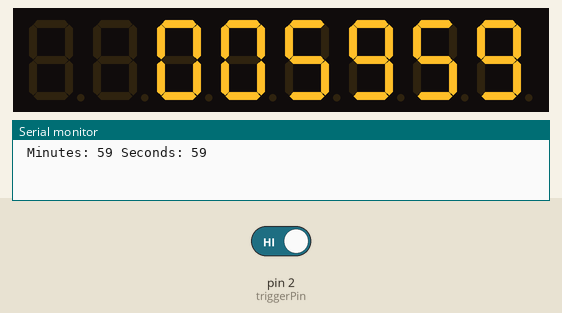
Bench run of a sketch on a simulated Arduino Uno, built with avr-gcc and run on an emulated ATmega328P. Parts: 8-digit seven-segment display, the last lines printed to the serial monitor. The test bench sets the inputs (shaded band); at power-on: pin 2 (triggerPin) HIGH.

Above: at 1.6 s.
1.7 s: pin 2 (triggerPin) driven LOW
3.2 s: pin 2 (triggerPin) driven HIGH
At 6.8 s:
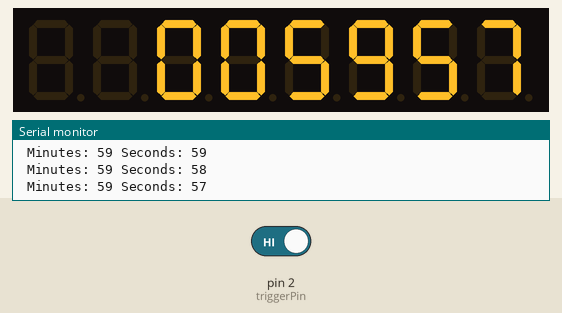
At 11.8 s:
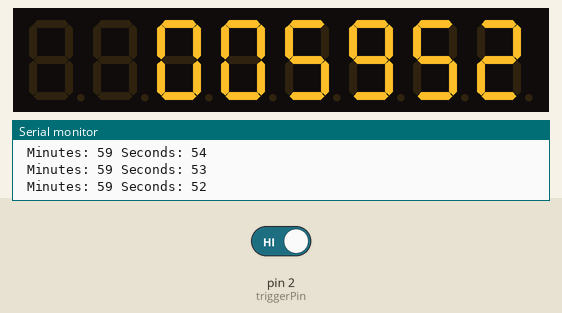
Timing chart, 0 to 12.2 s (numbered marks = the images above; inputs shaded):
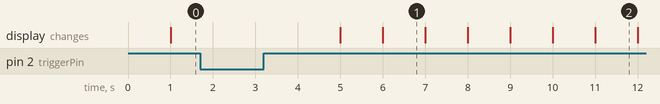

The sketch:

_7-Segment_MAX7219_ArtworkCountdown.ino
```cpp
/*
 dargs 20180325

 arduino v1.6.4
 Tested on Uno board.

 Countdown clock to sync with artwork playing off brightsign player. To let visitors know when the artwork is due to start again.
 On power up, timer=0
 loop counts down
 when digital input 2 = HIGH then clock = 1 hour.


 thanks to the post  http://forum.arduino.cc/index.php?topic=262478.0
 @BulldogLowell @gvictor00 @robtillaart @Delta_G
 for the timer code !

 * https://playground.arduino.cc/Main/LedControl
 * We use pins 12,11 and 10 on the Arduino for the SPI interface
 * Pin 12 is connected to the DATA IN-pin of the first MAX7221
 * Pin 11 is connected to the CLK-pin of the first MAX7221
 * Pin 10 is connected to the LOAD(/CS)-pin of the first MAX7221
 * There will only be a single MAX7221 attached to the arduino
*/

#include "LedControl.h"
LedControl lc=LedControl(12,11,10,1);
unsigned long startTime;
int min = 0;
int sec = 3600; // 3600 seconds in an hour. this is what the counter counts down from.
int displayMin = 0;
int displaySec = 0;
int starttime = 0;

int triggerPin = 2;
int triggerState = 0;
int m1, m2,s1, s2; // the indivdual digit value for 4 digits

void setup()
{
  Serial.begin(9600); // usb serial port debug
  lc.shutdown(0,false);   //wake up the MAX72XX from power-saving mode
  lc.setIntensity(0,15);  //set a high brightness for the Leds
  pinMode(triggerPin, INPUT); // install 10k pull-up resistor so by default input is HIGH, until grounded then becomes LOW to reset.
}

void loop()  // Clock is always counting down.. if Pin 2 is LOW, then clock resets to 1 hour.
{
  triggerState = digitalRead(triggerPin);
  if (triggerState == LOW) {
    sec = 3600;
  }

  if (millis() - startTime >= 1000)
    {
      sec--;
      startTime += 1000;
      displayMin = sec/60;
      displaySec = sec % 60;
      debug(displaySec,displayMin);
      displayTime(displaySec,displayMin);
    }
}

void displayTime(int seconds, int minutes)
{
  if (minutes < 10)
  {
  m2=0; //First minute LED d1splays zero
  m1=minutes; //2nd digit of minutes
  }
  else
  {
  m2=minutes /10;
  m1=minutes % 10;
  }

  //Seconds are displayed by s1 and s2
  if (seconds < 10)
  {
  s2=0;
  s1=seconds;
  }
  else
  {
  s2=seconds/10;
  s1=seconds % 10;
  }

   // Send values to 7219 via SPI using LED Control library
    lc.setDigit(0,5,0,false);
    lc.setDigit(0,4,0,false);
    lc.setDigit(0,3,(byte)m2,false);
    lc.setDigit(0,2,(byte)m1,false);
    lc.setDigit(0,1,(byte)s2,false);
    lc.setDigit(0,0,(byte)s1,false);
}

void debug(int seconds, int minutes)
{
  if (seconds<0) Serial.print("negative");
  Serial.print(" Minutes: ");
  Serial.print(minutes);
  Serial.print(" Seconds: ");
  Serial.println(seconds);
}
```

Measured:
- after the input at 3.2 s, the display: first changes after 1.8 s (image 1 shows a later state)
- what the display in image 1 shows lasts 1.0 s, from 6.0 s to 7.0 s
